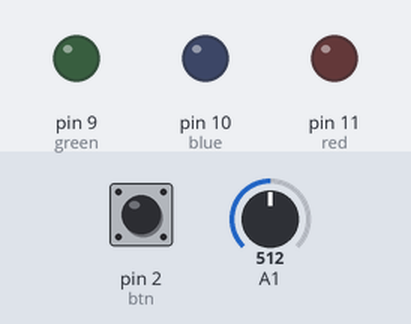
This sketch was run on a simulated Arduino Uno, built with avr-gcc and run on an emulated ATmega328P. Parts: output pins drawn as LEDs (lit = HIGH). Inputs (shaded band) come from the test bench; at power-on: A1 = 512, pin 2 (btn) LOW. Random numbers use the default seed unless the sketch sets one; what the sketch prints to the serial monitor is not drawn. At 14.5 s the program stops and its outputs stay as they are.

Above: at 1.2 s.
1.3 s: A1 set to 515
At 5.4 s:
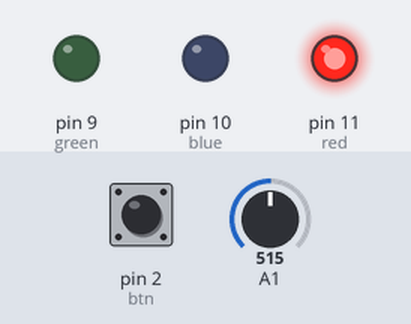
At 10.4 s:
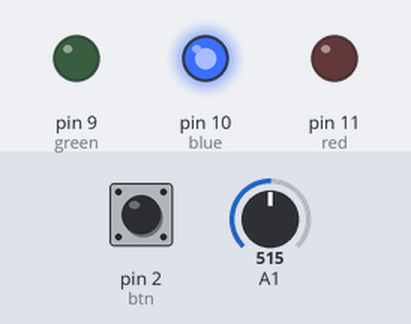
Timing chart, 0 to 11.9 s (numbered marks = the images above; inputs shaded):
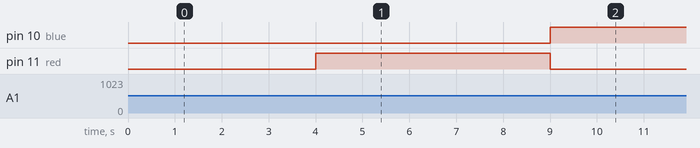

Measured:
- the behaviour switches between 514 and 515 on A1 (found by bisection; images 0 and 1)
- after the input at 1.3 s, pin 10 (blue): LOW → HIGH after 7.7 s

The sketch:

ReactionGameReloaded-LED.ino
```cpp
int red = 11;
int blue = 10;
int green = 9;
int temp = A0;
int btn = 2;
int tPass = 0;
bool stop = false;
float cTemp = 0;
int start = 0;
unsigned long sumStart = 0;
boolean correct, gameStarted = false;
void setup() {
  Serial.begin(9600);
  pinMode(red, OUTPUT);
  pinMode(green, OUTPUT);
  pinMode(blue, OUTPUT);
  pinMode(btn, INPUT);
  correct = false;
}
void loop() {
  if (gameStarted == false) {
    for(int i = 0; i < 3; i++) {
      Serial.println();
    }
    Serial.println("Let's start the game!");
    analogWrite(green, 0);
    analogWrite(red, 0);
    analogWrite(blue, 0);
    gameStarted = true;
  }
  randomSeed(analogRead(A1));
  start = random(0,10);
  sumStart = millis();
  //Καθυστέρησε για start δευτρόλεπτα. Αν έχεις πιο γρήγορη αντίδραση από την αναμενώμενη...
  while((millis()-sumStart) < (start * 1000) && correct == false)
     {
      delay(1);
      if(digitalRead(btn) != LOW)
      {
          // Code for the tone!!
        // tone(3, 640, 550);
          // tone(3, 31040, 1250);
          stop = true;
          Serial.print("False reaction!");
          delay(5000);
      }
    }
  // Άναψε το φώς ή ενεργοποίησε το buzzer
  while((stop == false) && (digitalRead(btn) != HIGH) && (tPass < start*1000))
  {
    // Code for the buzzer
    // tone(3, 440, 200);

    if((start % 3) == 1 && correct == false) { // Αν ισχύει κάτι...
      analogWrite(red, 255);
      analogWrite(green, 0);
      analogWrite(blue, 0);
      randomSeed(analogRead(A1));
      start = random(0,10);
      sumStart = millis();
    } else if ((start % 3) == 2 && correct == false) { // Αν ισχύει κάτι άλλο...
      analogWrite(red, 0);
      analogWrite(green, 0);
      analogWrite(blue, 255);
      tPass = 0;
      correct = true;
    } else if ((start % 3) == 0 && correct == false){ // Διαφορετικά...
      analogWrite(red, 0);
      analogWrite(green, 255);
      analogWrite(blue, 0);
      randomSeed(analogRead(A1));
      start = random(0,10);
      sumStart = millis();
    }
    while((millis()-sumStart) < (start * 1000))
    {
      delay(1);
      if(digitalRead(btn) != LOW)
      {
          // Code for the tone!!
        // tone(3, 640, 550);
          // tone(3, 31040, 1250);
          stop = true;
          Serial.print("False reaction!");
          delay(5000);
      }
    }
    delay(1);
    tPass++;
    if(digitalRead(btn) != LOW && tPass <= start*1000)
    {
      // Code for the tone!!
      stop = true;
    }
  }
  // Αν αργήσεις πάνω από 3 δεύτερα εμφανίζεται μήνυμα
  if(tPass >= 3000) {
    // Code for the other tone!!!
    // tone(3, 640, 550);
    // tone(3, 31040, 1250);
    Serial.print("Slow reaction!");
    Serial.print(tPass);
    stop = true;
  }
  // Αν αντιδράσεις σωστά εμφανίζονται τα αποτελέσματα!
  else if ((tPass != 0) && (digitalRead(btn) == HIGH) && correct == true)
  {
    // Code for the other tone!!!
    //
    // tone(3, 31040, 1250);
    // tone(3, 640, 550);
    int tempVal = analogRead(temp);
    cTemp = (tempVal * 5.0) / 1024.0;
    cTemp = (cTemp - 0.5) * 100;
    Serial.print("Reaction time is ");
    Serial.print(tPass);
    Serial.print(" msec at ");
    Serial.print(cTemp);
    Serial.print(" oC");
    stop = true;
  }
  // Σταμάτησε το πρόγραμμα...
  while(stop == true) {
    delay(1);
    // ToDo restart...
  }

}
```
